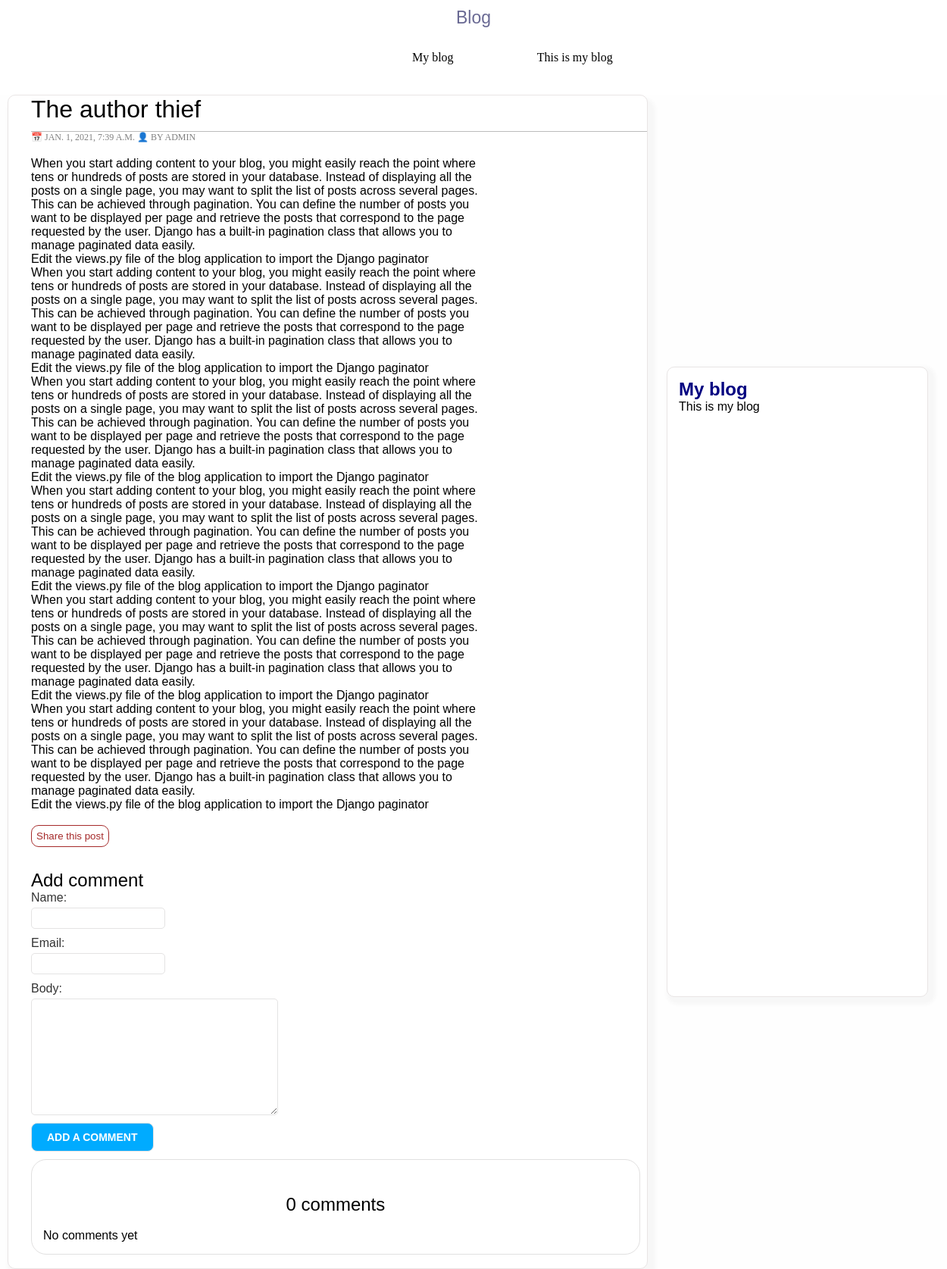
/blog/2021/1/1/author-thief/, run on the app's committed database.
### blog/models.py (models this page shows, shortened)
class Post(models.Model):
    objects=models.Manager()
    published = PublishedManager()
    STATUS_CHOICES = (
        ('draft', 'DRAFT'),
        ('published', 'Published'),
    )
    title = models.CharField(max_length=250)
    slug = models.SlugField(max_length=250,
                            unique_for_date='publish')
    author = models.ForeignKey(User,
                                on_delete=models.CASCADE,
                                 related_name='blog_posts')
    body = models.TextField()
    publish = models.DateTimeField(default=timezone.now)
    created = models.DateTimeField(auto_now_add=True)
    updated = models.DateTimeField(auto_now=True)
    status = models.CharField(max_length=10, choices=STATUS_CHOICES, default='draft')
    class Meta:
        ordering = ('-publish',)

### blog/views.py (the view)
def post_detail(request, year, month, day, post):
    post = get_object_or_404(Post,
                                slug=post,
                                status='published',
                                publish__year=year,
                                publish__month=month,
                                publish__day=day)
    comments = post.comments.all().filter(active=True)
    new_comment = None
    if request.method == 'POST':
        comment_form = CommentForm(request.POST)
        if comment_form.is_valid():
            new_comment = comment_form.save(commit=False)
            new_comment.post = post
            comment_form.save()
    else:
        comment_form = CommentForm()
    return render(request, 'blog/post/detail.html', {'post': post,
                                                'comments': comments,
                                                'comment_form': comment_form,
                                                'new_comment': new_comment})

### blog/forms.py
class CommentForm(forms.ModelForm):
    class Meta:
        model = Comment
        fields = ['name', 'email', 'body']

### blog/templates/blog/post/detail.html (shortened to what this page needs)
{% extends 'blog/base.html' %}
{% block content %}
        <h1>{{ post.title }}</h1>
        <p class='date'>
            &#128197; {{ post.publish }} &#128100; by {{ post.author.username }}
        </p>
        <br/>
        {{ post.body | linebreaks }}
        <br/>
        <p>
            <a href="{% url 'blog:post_share' post.id %}">
                <button class='readMore'>Share this post</button>
            </a>
        </p>
        {% if new_comment %}
            <h2>Your comment has been added</h2>
        {% else %}
            <h2>Add comment</h2>
            <form method='post'>
                {{ comment_form.as_p }}
                <input type='submit' value='Add a comment'>
            </form>
        {% endif %}
        <br/>
        <nav id='commentInfo'>
            {% with comments.count as totalComments %}
        <h2>
            {{ totalComments }} comment{{ totalComments | pluralize }}
        </h2>
        <br/>
        {% endwith %}
        {% for comment in comments %}
            <div class='comment'>
                <p class='info'>
                    &#128100; Comment {{ forloop.counter }} by {{ comment.name }}
                    &#128197; {{ comment.created }}
                </p>
                <br/>
                {{ comment.body | linebreaks }}
            </div>
        {% empty %}
            <p> No comments yet</p>
        {% endfor %}
    </nav>
            <br/>
{% endblock %}

### blog/static/css/blog.css (style rules this page uses)
body { margin:0; padding:0; font-family:helvetica, sans-serif; overflow-x: hidden; }
a { color: brown; text-decoration:none; }
h1 { font-weight:normal; border-bottom:1px solid #bbb; padding:0 0 10px 0; }
h2 { font-weight:normal; margin:30px 0 0; }
p.date { color: grey; font-family: georgia, serif; font-size: 12px; text-transform: uppercase; }
label { float:left; clear:both; color:#333; margin-bottom:4px; }
input, textarea { clear:both; float:left; margin:0 0 10px; background: white; border-radius: 5px; border: 1px solid rgb(228, 227, 227); padding:6px 10px; font-size:12px; }
.readMore { border: 1px solid brown; color: brown; border-radius: 10px; padding: 6px; cursor: pointer; background-color: white; }
input[type=submit] { font-weight:bold; background:#00abff; color:#fff; border-radius: 8px; padding:10px 20px; font-size:14px; text-transform:uppercase; }
#commentInfo { width: 95%; clear: both; background-color: white; border: 1px solid rgb(225, 224, 224); padding: 15px; border-radius: 20px; }
#commentInfo > h2 { text-align: center }

### blog/static/css/pblog.css (style rules this page uses)
* { margin: 0px; }

### data on the page
Post: title "The author thief", publish "JAN. 1, 2021, 7:39 A.M.", author.username "ADMIN", body "When you start adding content to your blog, you might easily reach the point where tens or hundreds of posts are stored in your database. Instead of displaying all the posts on a single page, you may want to split the list of posts across several pages. This can be achieved through pagination. You can define the number of posts you want to be displayed per page and retrieve the posts that correspond to the page requested by the user. Django has a built-in pagination class that allows you to manage paginated data easily. Edit the views.py file of the blog application to import the Django paginator When you start adding content to your blog, you might easily reach the point where tens or…"

### other printed values
{{ totalComments }} "0"
{{ totalComments | pluralize }} "s"
